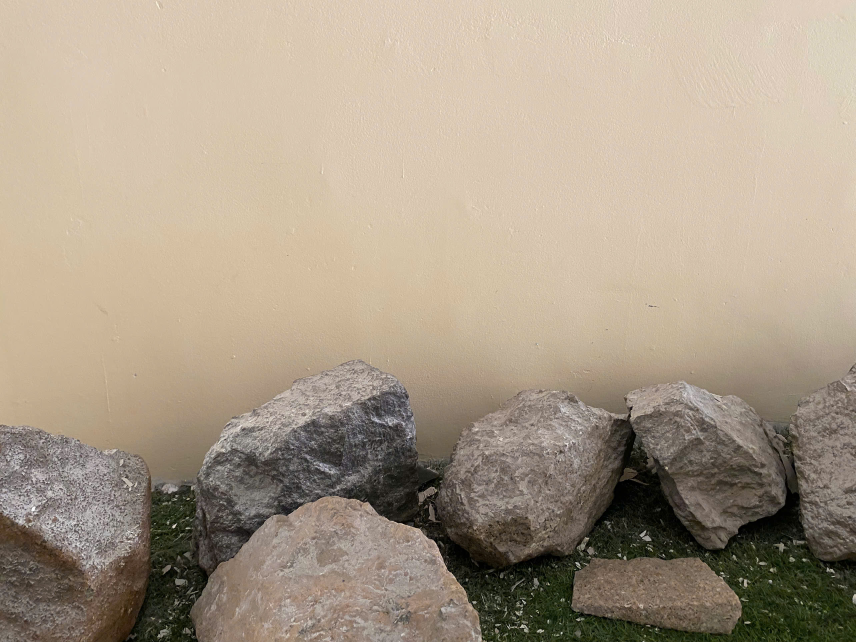
#> input picture Group09_Midterm/raw_photos/challenging_stone/left.jpg, 2568 x 1926 px (shown at 1/3 size)
$ python make_synthetic.py ../../raw_photos/challenging_stone/left.jpg ../../raw_photos/challenging_stone/right.jpg 1.0
#> lines starting #> are read from the running program, lines starting #| are printed output that depends on the picture
"""
make_synthetic.py - Build a synthetic image pair with a known (ground-truth) homography.
CSC14120 Parallel Programming - Final Project - Group 09
Authors: Le Nhat Khoi (23127004), Nguyen Hoang Gia Bao (23127157),
         Nguyen Hai Dang (23127165)
Written by the team (with the help of an AI assistant). Uses Pillow and NumPy.

Idea: a camera that only ROTATES produces two images related exactly by the
homography H = K R K^-1 (K = intrinsics, R = rotation). We treat a photo as the
scene seen by camera A, render image A as a window of that photo, and render
image B as the view of the same camera turned by yaw (plus a small pitch/roll).
Every pixel of B is mapped into A's frame with H (B -> A, the convention of the
stitching program) and sampled from the photo with bilinear interpolation.

Output: <out>/<size>/A.jpg, B.jpg, H_gt.txt for small / medium / large
Usage:  python3 make_synthetic.py <source_photo> <out_dir> [yaw_deg]
"""
import os
import sys
import numpy as np
from PIL import Image, ImageOps

SIZES = {"small": (1280, 720), "medium": (1920, 1080), "large": (3840, 2160)}
FOCAL = 0.9          # focal length in units of the image width (~58 degree horizontal FOV)
PITCH, ROLL = 1.5, 2.0  # degrees


def rotation(yaw, pitch, roll):
    y, p, r = np.radians([yaw, pitch, roll])
    Ry = np.array([[np.cos(y), 0, np.sin(y)], [0, 1, 0], [-np.sin(y), 0, np.cos(y)]])
    Rx = np.array([[1, 0, 0], [0, np.cos(p), -np.sin(p)], [0, np.sin(p), np.cos(p)]])
    Rz = np.array([[np.cos(r), -np.sin(r), 0], [np.sin(r), np.cos(r), 0], [0, 0, 1]])
    return Ry @ Rx @ Rz


def bilinear(img, xs, ys):
    """Sample img (H x W x 3 float) at float coordinates; returns values and validity."""
    h, w = img.shape[:2]
    valid = (xs >= 0) & (ys >= 0) & (xs <= w - 1) & (ys <= h - 1)
    xs = np.clip(xs, 0, w - 1)
    ys = np.clip(ys, 0, h - 1)
    x0 = np.floor(xs).astype(int); y0 = np.floor(ys).astype(int)
    x1 = np.minimum(x0 + 1, w - 1); y1 = np.minimum(y0 + 1, h - 1)
    fx = (xs - x0)[..., None]; fy = (ys - y0)[..., None]
    v = (1 - fy) * ((1 - fx) * img[y0, x0] + fx * img[y0, x1]) + fy * ((1 - fx) * img[y1, x0] + fx * img[y1, x1])
    return v, valid


def main(src, out_dir, yaw):
#> called with yaw = 1
    photo = np.asarray(ImageOps.exif_transpose(Image.open(src)).convert("RGB"), dtype=np.float32)
    ph, pw = photo.shape[:2]
#> ph = 1926; pw = 2568
    # Window of image A inside the photo: 16:9, 55% of the photo width, near the left side
    a_w = 0.55 * pw
#> a_w = 1412.4
    a_h = a_w * 9 / 16
#> a_h = 794.5
    x0 = 0.03 * pw
#> x0 = 77.04
    y0 = (ph - a_h) / 2
#> y0 = 565.8
    for name, (W, Hh) in SIZES.items():
        k = a_w / W                                    # photo pixels per output pixel
        K = np.array([[FOCAL * W, 0, W / 2], [0, FOCAL * W, Hh / 2], [0, 0, 1]])
        H = K @ rotation(yaw, PITCH, ROLL) @ np.linalg.inv(K)   # B -> A
        H /= H[2, 2]
        u, v = np.meshgrid(np.arange(W, dtype=np.float64), np.arange(Hh, dtype=np.float64))
        # Image A: window of the photo
        imgA, okA = bilinear(photo, x0 + k * u, y0 + k * v)
        # Image B: map each pixel of B into A's frame with H, then into the photo
        den = H[2, 0] * u + H[2, 1] * v + H[2, 2]
        xa = (H[0, 0] * u + H[0, 1] * v + H[0, 2]) / den
        ya = (H[1, 0] * u + H[1, 1] * v + H[1, 2]) / den
        imgB, okB = bilinear(photo, x0 + k * xa, y0 + k * ya)
        coverage = okB.mean()
        if coverage < 0.999:
            raise SystemExit(f"Image B is not fully inside the photo ({coverage:.1%}); use a smaller yaw or a wider photo")
        # Overlap: fraction of B's pixels that fall inside A
        overlap = ((xa >= 0) & (xa <= W - 1) & (ya >= 0) & (ya <= Hh - 1)).mean()
        d = os.path.join(out_dir, name)
        os.makedirs(d, exist_ok=True)
        Image.fromarray(np.clip(imgA + 0.5, 0, 255).astype(np.uint8)).save(os.path.join(d, "A.jpg"), quality=95)
        Image.fromarray(np.clip(imgB + 0.5, 0, 255).astype(np.uint8)).save(os.path.join(d, "B.jpg"), quality=95)
        np.savetxt(os.path.join(d, "H_gt.txt"), H, fmt="%.12g")
        print(f"{name}: {W}x{Hh}, yaw {yaw} deg, pitch {PITCH}, roll {ROLL}, overlap of B with A = {overlap:.1%}")
#> this loop made 3 passes
#> pass 1, in bilinear, `xs = np.clip(xs, 0, w - 1)`:
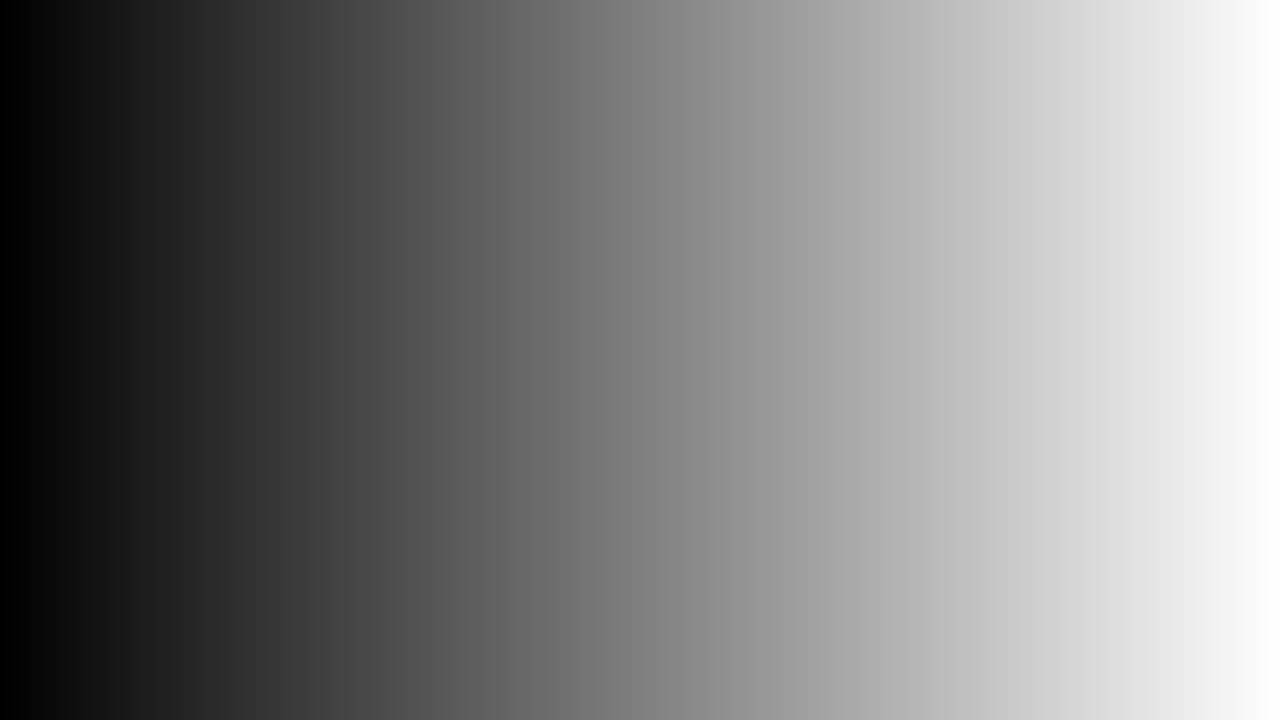
#> xs: shape (720, 1280) float64; min 77.04, max 1488.3, mean 782.7; drawn with min black and max white
#> pass 1, in bilinear, `ys = np.clip(ys, 0, h - 1)`:
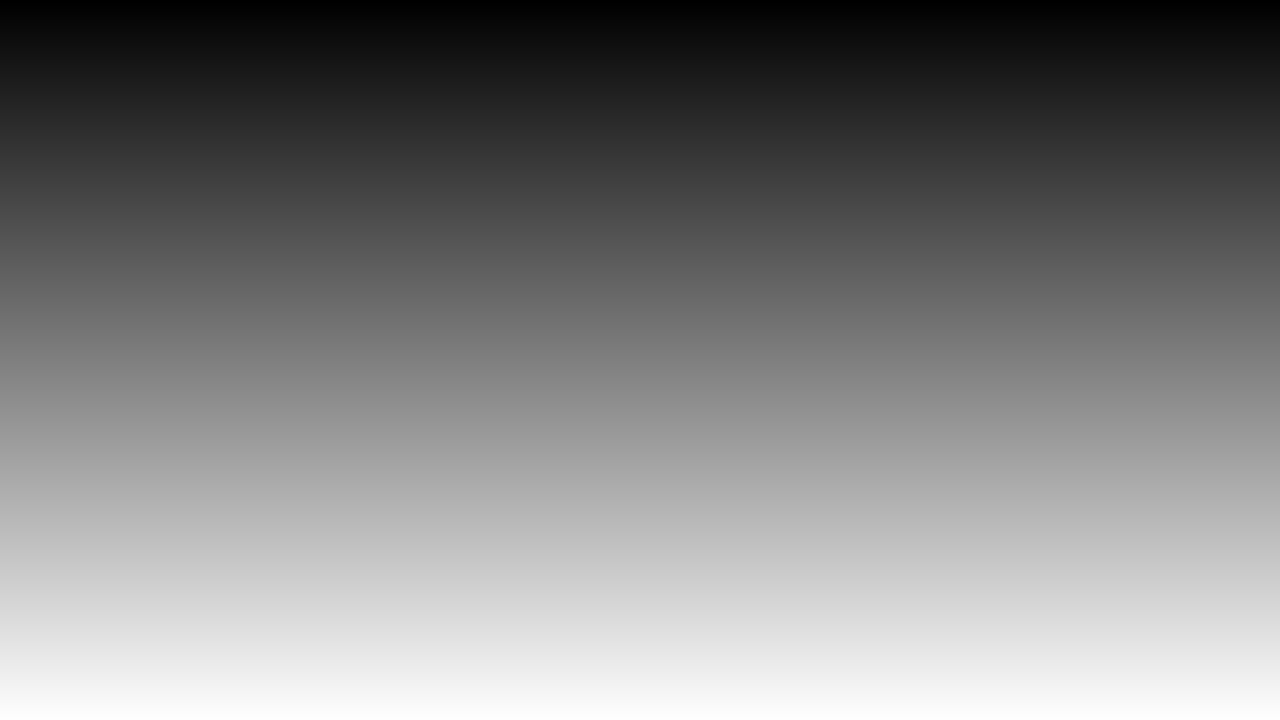
#> ys: shape (720, 1280) float64; min 565.8, max 1359.1, mean 962.4; drawn with min black and max white


if __name__ == "__main__":
    if len(sys.argv) not in (3, 4):
        print(__doc__)
        sys.exit(1)
    main(sys.argv[1], sys.argv[2], float(sys.argv[3]) if len(sys.argv) == 4 else 20.0)
